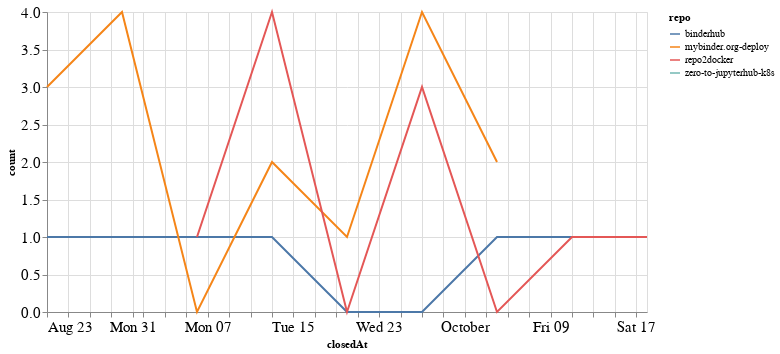

Notebook code cell kept with this figure:
### Code cell
closed_by_time = closed_by.groupby('repo').resample('W', on='closedAt').count()['author'].reset_index()
closed_by_time = closed_by_time.rename(columns={'author': 'count'})

alt.Chart(closed_by_time, width=600).mark_line().encode(
    x='closedAt',
    y='count',
    color='repo',
    tooltip="repo"
)

### Figure 1 — Vega-Lite specification as saved in the notebook (floating-point values rounded to 4 significant figures)
{"config": {"axisLeft": {"labelFontSize": 15}, "axisBottom": {"labelFontSize": 15}}, "data": {"name": "data-deb5c7ec798901d10da1daaa364f1325"}, "mark": "line", "encoding": {"color": {"type": "nominal", "field": "repo"}, "tooltip": {"type": "nominal", "field": "repo"}, "x": {"type": "temporal", "field": "closedAt"}, "y": {"type": "quantitative", "field": "count"}}, "width": 600, "$schema": "https://vega.github.io/schema/vega-lite/v4.8.1.json", "datasets": {"data-deb5c7ec798901d10da1daaa364f1325": [{"repo": "binderhub", "closedAt": "2020-08-23T00:00:00", "count": 1}, {"repo": "binderhub", "closedAt": "2020-08-30T00:00:00", "count": 1}, {"repo": "binderhub", "closedAt": "2020-09-06T00:00:00", "count": 1}, {"repo": "binderhub", "closedAt": "2020-09-13T00:00:00", "count": 1}, {"repo": "binderhub", "closedAt": "2020-09-20T00:00:00", "count": 0}, {"repo": "binderhub", "closedAt": "2020-09-27T00:00:00", "count": 0}, {"repo": "binderhub", "closedAt": "2020-10-04T00:00:00", "count": 1}, {"repo": "binderhub", "closedAt": "2020-10-11T00:00:00", "count": 1}, {"repo": "mybinder.org-deploy", "closedAt": "2020-08-23T00:00:00", "count": 3}, {"repo": "mybinder.org-deploy", "closedAt": "2020-08-30T00:00:00", "count": 4}, {"repo": "mybinder.org-deploy", "closedAt": "2020-09-06T00:00:00", "count": 0}, {"repo": "mybinder.org-deploy", "closedAt": "2020-09-13T00:00:00", "count": 2}, {"repo": "mybinder.org-deploy", "closedAt": "2020-09-20T00:00:00", "count": 1}, {"repo": "mybinder.org-deploy", "closedAt": "2020-09-27T00:00:00", "count": 4}, {"repo": "mybinder.org-deploy", "closedAt": "2020-10-04T00:00:00", "count": 2}, {"repo": "repo2docker", "closedAt": "2020-09-06T00:00:00", "count": 1}, {"repo": "repo2docker", "closedAt": "2020-09-13T00:00:00", "count": 4}, {"repo": "repo2docker", "closedAt": "2020-09-20T00:00:00", "count": 0}, {"repo": "repo2docker", "closedAt": "2020-09-27T00:00:00", "count": 3}, {"repo": "repo2docker", "closedAt": "2020-10-04T00:00:00", "count": 0}, {"repo": "repo2docker", "closedAt": "2020-10-11T00:00:00", "count": 1}, {"repo": "repo2docker", "closedAt": "2020-10-18T00:00:00", "count": 1}, {"repo": "zero-to-jupyterhub-k8s", "closedAt": "2020-10-18T00:00:00", "count": 1}]}}
